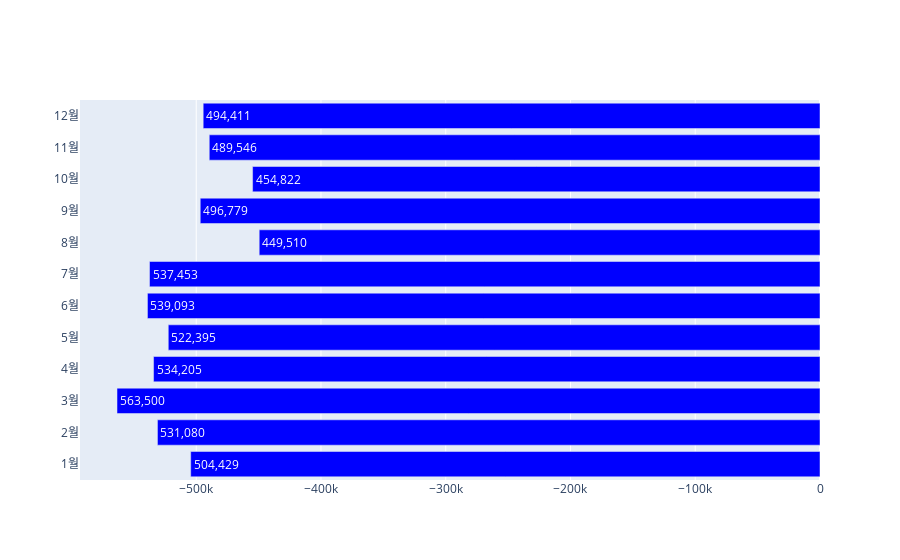

Notebook source saved alongside this figure:
### Code cell
fig = go.Figure()

fig.add_trace(go.Bar(
    y = data_2008['month'],
    x = -data_2008['price'], # - 를 사용해 그래프가 왼쪽 방향을 향하게
    name = '2008',
    marker_color = 'blue',
    orientation='h',
    text=formatted_price_2008,
    textposition='inside'
))

fig.show()

### Figure 1 — Plotly figure (JSON) as saved in the notebook; plotly's stock layout.template omitted (floating-point values rounded to 4 significant figures)
{"data": [{"marker": {"color": "blue"}, "name": "2008", "orientation": "h", "text": ["504,429", "531,080", "563,500", "534,205", "522,395", "539,093", "537,453", "449,510", "496,779", "454,822", "489,546", "494,411"], "textposition": "inside", "type": "bar", "x": [-504429, -531080, -563500, -534205, -522395, -539093, -537453, -449510, -496779, -454822, -489546, -494411], "y": ["1월", "2월", "3월", "4월", "5월", "6월", "7월", "8월", "9월", "10월", "11월", "12월"]}], "layout": {}}
